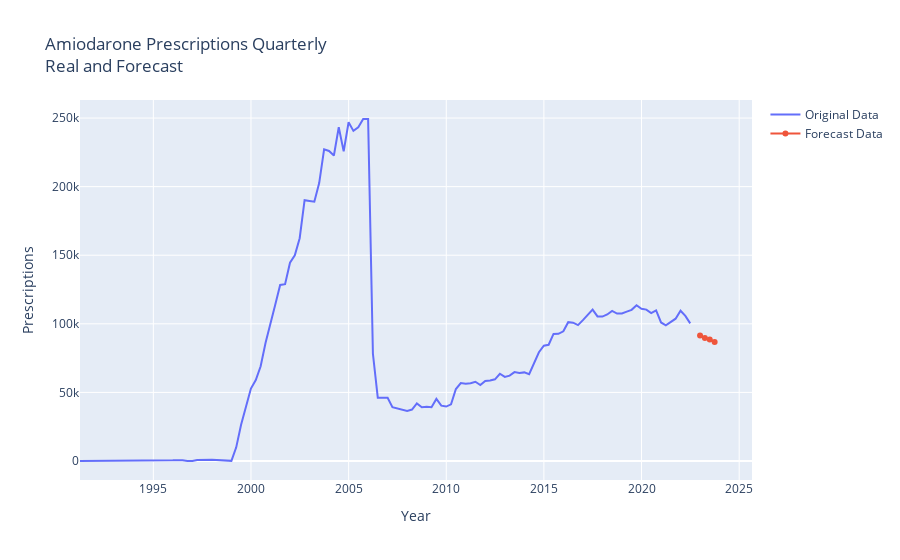

Here is the notebook cell this chart was saved with:
### Code cell
# amiodarone figure for presentation

train = runs['amiodarone'][1].train
test = runs['amiodarone'][1].test
total = pd.concat([train,test[:-1]], axis=0)
forecasted = all_forecasts['amiodarone']
fig = go.Figure()
fig.add_trace(go.Scatter(x=list(total.index), y = total['amiodarone'], name = 'Original Data'))
fig.add_trace(go.Scatter(x=list(forecasted.index), y = forecasted.values, name = 'Forecast Data'))
fig.update_layout(title=f"Amiodarone Prescriptions Quarterly<Br>Real and Forecast")
fig.update_xaxes(rangeslider_visible=False)
fig.update_layout(xaxis_title = 'Year', yaxis_title='Prescriptions')
fig.show()
